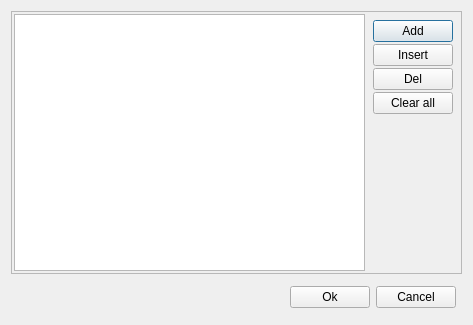
<?xml version="1.0" encoding="UTF-8"?>
<ui version="4.0">
 <class>EditorEnumListValue</class>
 <widget class="QDialog" name="EditorEnumListValue">
  <property name="geometry">
   <rect>
    <x>0</x>
    <y>0</y>
    <width>473</width>
    <height>325</height>
   </rect>
  </property>
  <property name="windowTitle">
   <string>Enum Parameter</string>
  </property>
  <layout class="QGridLayout" name="gridLayout_2">
   <item row="0" column="0">
    <widget class="QFrame" name="frame">
     <property name="frameShape">
      <enum>QFrame::StyledPanel</enum>
     </property>
     <property name="frameShadow">
      <enum>QFrame::Raised</enum>
     </property>
     <layout class="QGridLayout" name="gridLayout">
      <property name="leftMargin">
       <number>2</number>
      </property>
      <property name="topMargin">
       <number>2</number>
      </property>
      <property name="rightMargin">
       <number>2</number>
      </property>
      <property name="bottomMargin">
       <number>2</number>
      </property>
      <property name="spacing">
       <number>2</number>
      </property>
      <item row="0" column="0">
       <layout class="QHBoxLayout" name="horizontalLayout_3">
        <property name="leftMargin">
         <number>0</number>
        </property>
        <property name="topMargin">
         <number>0</number>
        </property>
        <property name="rightMargin">
         <number>0</number>
        </property>
        <property name="bottomMargin">
         <number>0</number>
        </property>
        <item>
         <layout class="QVBoxLayout" name="verticalLayout">
          <item>
           <widget class="QListWidget" name="listWidget"/>
          </item>
         </layout>
        </item>
        <item>
         <layout class="QVBoxLayout" name="verticalLayout_2">
          <property name="leftMargin">
           <number>6</number>
          </property>
          <property name="topMargin">
           <number>6</number>
          </property>
          <property name="rightMargin">
           <number>6</number>
          </property>
          <property name="bottomMargin">
           <number>6</number>
          </property>
          <item>
           <widget class="QPushButton" name="btnAdd">
            <property name="text">
             <string>Add</string>
            </property>
           </widget>
          </item>
          <item>
           <widget class="QPushButton" name="btnInsert">
            <property name="text">
             <string>Insert</string>
            </property>
           </widget>
          </item>
          <item>
           <widget class="QPushButton" name="btnDel">
            <property name="text">
             <string>Del</string>
            </property>
           </widget>
          </item>
          <item>
           <widget class="QPushButton" name="btnClearAll">
            <property name="text">
             <string>Clear all</string>
            </property>
           </widget>
          </item>
          <item>
           <spacer name="verticalSpacer">
            <property name="orientation">
             <enum>Qt::Vertical</enum>
            </property>
            <property name="sizeHint" stdset="0">
             <size>
              <width>20</width>
              <height>40</height>
             </size>
            </property>
           </spacer>
          </item>
         </layout>
        </item>
       </layout>
      </item>
     </layout>
    </widget>
   </item>
   <item row="1" column="0">
    <layout class="QHBoxLayout" name="horizontalLayout_7">
     <property name="leftMargin">
      <number>6</number>
     </property>
     <property name="topMargin">
      <number>6</number>
     </property>
     <property name="rightMargin">
      <number>6</number>
     </property>
     <property name="bottomMargin">
      <number>6</number>
     </property>
     <item>
      <widget class="QLabel" name="lbl_info">
       <property name="styleSheet">
        <string notr="true">color: rgb(255, 0, 0);</string>
       </property>
       <property name="text">
        <string/>
       </property>
      </widget>
     </item>
     <item>
      <spacer name="horizontalSpacer">
       <property name="orientation">
        <enum>Qt::Horizontal</enum>
       </property>
       <property name="sizeHint" stdset="0">
        <size>
         <width>40</width>
         <height>20</height>
        </size>
       </property>
      </spacer>
     </item>
     <item>
      <widget class="QPushButton" name="btnOk">
       <property name="sizePolicy">
        <sizepolicy hsizetype="Minimum" vsizetype="Fixed">
         <horstretch>0</horstretch>
         <verstretch>0</verstretch>
        </sizepolicy>
       </property>
       <property name="maximumSize">
        <size>
         <width>16777215</width>
         <height>16777215</height>
        </size>
       </property>
       <property name="text">
        <string>Ok</string>
       </property>
      </widget>
     </item>
     <item>
      <widget class="QPushButton" name="btnCancel">
       <property name="sizePolicy">
        <sizepolicy hsizetype="Minimum" vsizetype="Fixed">
         <horstretch>0</horstretch>
         <verstretch>0</verstretch>
        </sizepolicy>
       </property>
       <property name="maximumSize">
        <size>
         <width>16777215</width>
         <height>16777215</height>
        </size>
       </property>
       <property name="text">
        <string>Cancel</string>
       </property>
      </widget>
     </item>
    </layout>
   </item>
  </layout>
 </widget>
 <resources/>
 <connections/>
</ui>
